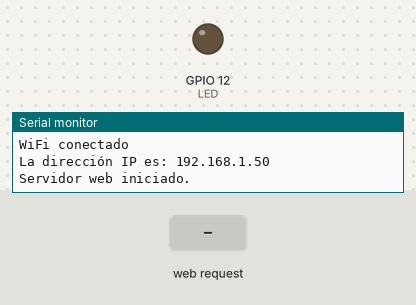
Bench run of a sketch on a simulated ESP32. On the bench: output pins drawn as LEDs (lit = HIGH), the last lines printed to the serial monitor. Inputs (shaded band) come from the test bench. WiFi joins after 1.5 s; servers stay silent unless stated.

Above: at 3.2 s.
3.3 s: HTTP request GET /on2 received
At 4.5 s:
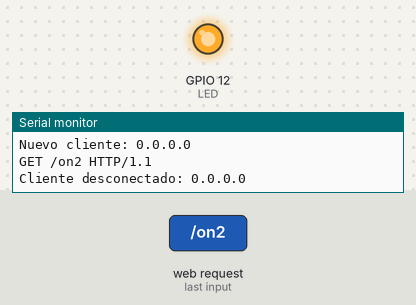
4.8 s: HTTP request GET /off2 received
At 5.7 s:
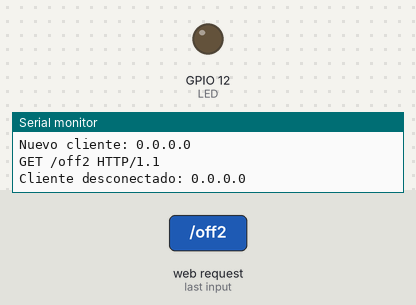
Timing chart, 0 to 7.8 s (numbered marks = the images above; inputs shaded):
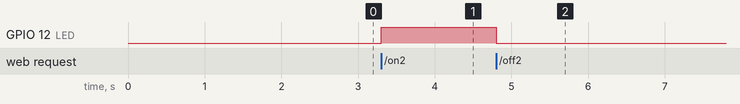

Measured:
- after the input at 3.3 s, GPIO 12 (LED): LOW → HIGH at once
- after the input at 4.8 s, GPIO 12 (LED): HIGH → LOW at once

The sketch:

practica_2.5.ino
```cpp
#include <WiFi.h>
#include <WiFiClient.h>

const char* ssid = "Robamesta";
const char* password = "1234567890";
WiFiServer server(80);
WiFiClient client;

#define LED 12
String estado = "";

void setup() {
  Serial.begin(9600);
  pinMode(LED, OUTPUT);
  digitalWrite(LED, LOW);
  // Conectando a WiFi
  WiFi.begin(ssid, password);
  // Checa si esta conectado
  while (WiFi.status() != WL_CONNECTED) {
    delay(1000);
    Serial.print(".");
  }
  Serial.println("");
  Serial.println("WiFi conectado");
  Serial.print("La dirección IP es: ");
  Serial.println(WiFi.localIP()); //Muestra IP
  // Inicio del Servidor web.
  server.begin();
  Serial.println("Servidor web iniciado.");
}

void loop() {
  // Consulta si se ha conectado algún cliente.
  client = server.available();
  if (!client) {
    return;
  }
  Serial.print("Nuevo cliente: ");
  Serial.println(client.remoteIP());
  // Espera hasta que el cliente envíe datos.
  while(!client.available()){ delay(1); }
  /////////////////////////////////////////////////////
  // Lee la información enviada por el cliente.
  String req = client.readStringUntil('\r');
  Serial.println(req);
  // Realiza la petición del cliente.
  if (req.indexOf("on2") != -1) {digitalWrite(LED, HIGH);
  estado = "Encendido";}
  if (req.indexOf("off2") != -1){digitalWrite(LED, LOW);
  estado = "Apagado";}
  //////////////////////////////////////////////
  // Página WEB. ////////////////////////////
  client.println("HTTP/1.1 200 OK");
  client.println("Content-Type: text/html");
  client.println(""); // Importante.
  client.println("<!DOCTYPE HTML>");
  client.println("<html>");
  client.println("<head><meta charset=utf-8></head>");
  client.println("<body><center><font face='Arial'>");
  client.println("<h1>Servidor web con ESP32.</h1>");
  client.println("<h1>Luis Gabriel Hernandez^2</h1>");
  client.println("<h2><font color='#009900'>Webserver 1.0</font></h2>");
  client.println("<h3>Práctica boton</h3>");
  client.println("<br><br>");
  client.println("<a href='on2'><button>Enciende LED</button></a>");
  client.println("<a href='off2'><button>Apaga LED</button></a>");
  client.println("<br><br>");
  client.println(estado);
  client.println("</font></center></body></html>");
  Serial.print("Cliente desconectado: ");
  Serial.println(client.remoteIP());
  client.flush();
  client.stop();
}
```
